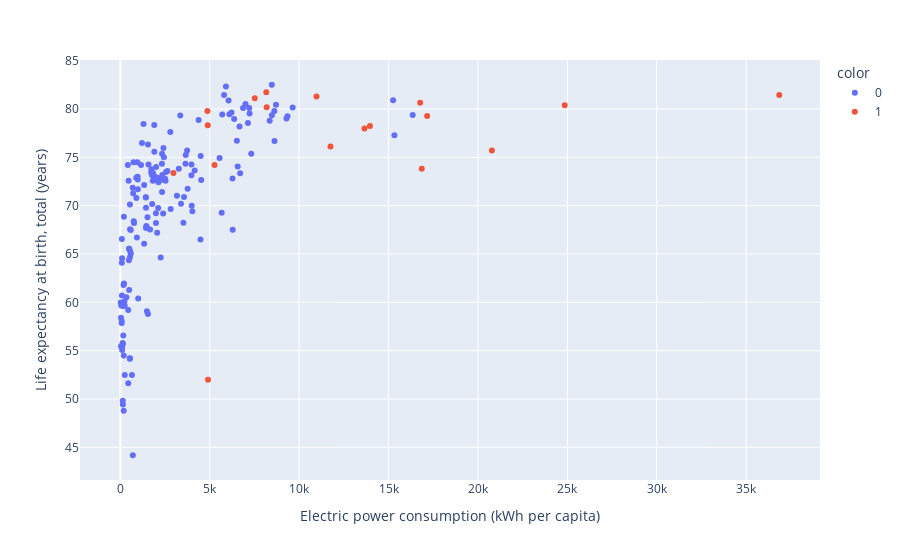

Notebook source saved alongside this figure:
### Code cell
fig = px.scatter(curr_data,
                 x="Electric power consumption (kWh per capita)",
                 y="Life expectancy at birth, total (years)",
                 color=cblof_outlier_yn,
                 hover_name="Country Name"
                )

fig.show()

### Figure 1 — Plotly figure (JSON) as saved in the notebook; plotly's stock layout.template omitted (floating-point values rounded to 4 significant figures; data arrays with more than 128 entries replaced by an {"elided": "..."} marker saying what was removed)
{"data": [{"hovertemplate": "<b>%{hovertext}</b><br><br>color=0<br>Electric power consumption (kWh per capita)=%{x}<br>Life expectancy at birth, total (years)=%{y}<extra></extra>", "hovertext": {"elided": "162 str values"}, "legendgroup": "0", "marker": {"color": "#636efa", "symbol": "circle"}, "mode": "markers", "name": "0", "orientation": "v", "showlegend": true, "type": "scatter", "x": {"elided": "162 float values"}, "xaxis": "x", "y": {"elided": "162 float values"}, "yaxis": "y"}, {"hovertemplate": "<b>%{hovertext}</b><br><br>color=1<br>Electric power consumption (kWh per capita)=%{x}<br>Life expectancy at birth, total (years)=%{y}<extra></extra>", "hovertext": ["Australia", "Austria", "Bahrain", "Canada", "Finland", "France", "Iceland", "Kuwait", "Malta", "North America", "Norway", "Portugal", "Slovak Republic", "South Africa", "Switzerland", "United Arab Emirates", "United States", "Venezuela, RB"], "legendgroup": "1", "marker": {"color": "#EF553B", "symbol": "circle"}, "mode": "markers", "name": "1", "orientation": "v", "showlegend": true, "type": "scatter", "x": [10970.0, 8186.0, 20780.0, 16770.0, 17160.0, 7519.0, 36850.0, 16860.0, 4873.0, 13960.0, 24860.0, 4891.0, 5272.0, 4904.0, 8163.0, 11750.0, 13660.0, 2973.0], "xaxis": "x", "y": [81.29, 80.18, 75.71, 80.63, 79.26, 81.11, 81.45, 73.81, 79.79, 78.25, 80.4, 78.32, 74.21, 52.0, 81.74, 76.11, 77.99, 73.39], "yaxis": "y"}], "layout": {"legend": {"title": {"text": "color"}, "tracegroupgap": 0}, "margin": {"t": 60}, "xaxis": {"anchor": "y", "domain": [0, 1], "title": {"text": "Electric power consumption (kWh per capita)"}}, "yaxis": {"anchor": "x", "domain": [0, 1], "title": {"text": "Life expectancy at birth, total (years)"}}}}
